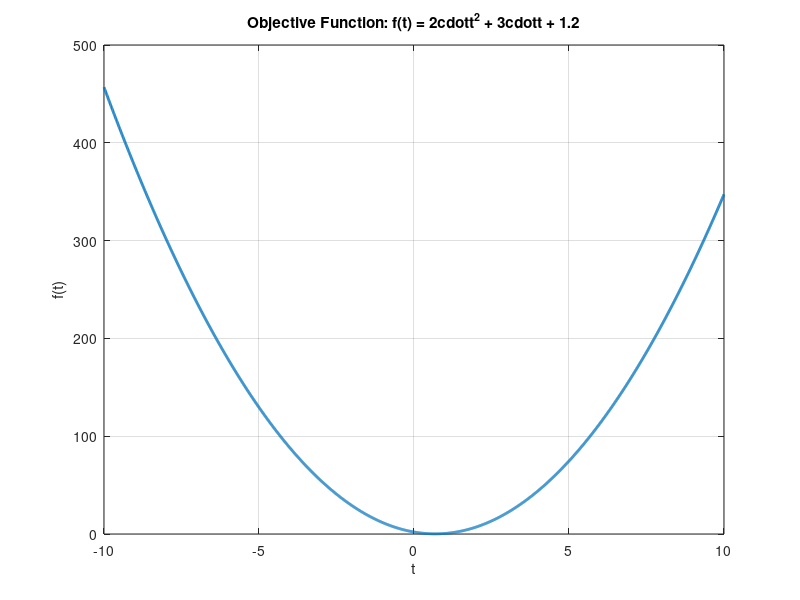

The MATLAB source for this figure: (Note: this script raises an error after producing the figure.)
%% Clear workspace
clc; clear all; close all;

%% Define the function to optimze (look for minimum)
%f_t = @(t) 2*(t.^2) + 3*t + 7;
%f_t = @(t) (t.^2) + 2*t;
f_x = @(x1,x2)  (x1 - 2).^4 + (x1 - (2 * x2)).^2;
x2 = -10:0.01:10;
f = f_x(1.37*ones(size(x2)),x2);

% Plot the objective function
fig = figure;
subfigure = subplot(1,1,1);
line1 = plot(x2,f,'LineWidth',2); grid on; hold on;
title("Objective Function: f(t) = 2\cdott^2 + 3\cdott + 1.2");
xlabel("t"); ylabel("f(t)");

%% Golden Section Method algorithm

% distinguishability constant
epsilon = 0.0001;
% allowable final length of uncertainty
l = 0.2;
% interval of uncertainty
interval = [-3 5]; 
% alpha parameter
alpha = 0.618;
lambda = interval(1) + (1 - alpha)*(interval(2) - interval(1));
lambda = round(lambda,3);
miu = interval(1) + alpha*(interval(2) - interval(1)); 
miu = round(miu,3);

% counting the steps
n = 0;
% plot the interval
line2 = plot(interval,[0 0],'b','Marker','o','MarkerSize',8,'MarkerFaceColor','b','LineStyle','none');
scale = abs(interval(1) - interval(2));

while interval(2) - interval(1) > l
    
    % Eval the objective function at the evaluating points
    f1 = f_t(lambda);
    f2 = f_t(miu);
    % Check values to define new interval
    if f1 <= f2 % step 3 from book
        interval = [interval(1) miu];
        % New evaluating points
        miu = lambda;
        lambda = interval(1) + (1 - alpha)*(interval(2) - interval(1));
        lambda = round(lambda,3);
    else %(if f1 > f2) step 2 from book 
        interval = [lambda interval(2)];
        % New evaluating points
        lambda = miu;
        miu = interval(1) + alpha*(interval(2) - interval(1)); 
        miu = round(miu,3); 
    end
    
    n = n+1;  

    % Plot new interval
    pause(1);
    line2.XData = interval;
    new_scale = abs(interval(1) - interval(2));
    % Update scale to keep visual tracking of the interval.
    if new_scale/scale < 0.1 
        hold off;
        t = interval(1)-abs(interval(1))*1.1:0.01:interval(2)+abs(interval(2))*1.1;
        f = f_t(t); 
        line1 = plot(t,f,'LineWidth',2); grid on; hold on;
        line2 = plot(interval,[0 0],'b','Marker','o','MarkerSize',8,'MarkerFaceColor','b','LineStyle','none');  
        scale = new_scale;
    end

    % Just to check, print the length of the interval
    fprintf("%d: The length of the interva is: %.3f\n",n, interval(2) - interval(1));
end

fprintf("Answer: The optimal value is in the interval [%.3f %.3f]\n",round(interval(1),3),round(interval(2),3));

t_opt = (interval(2) + interval(1)) / 2;
plot(t_opt,f_t(t_opt),'r','Marker','o','MarkerSize',8,'MarkerFaceColor','r');


%% 
